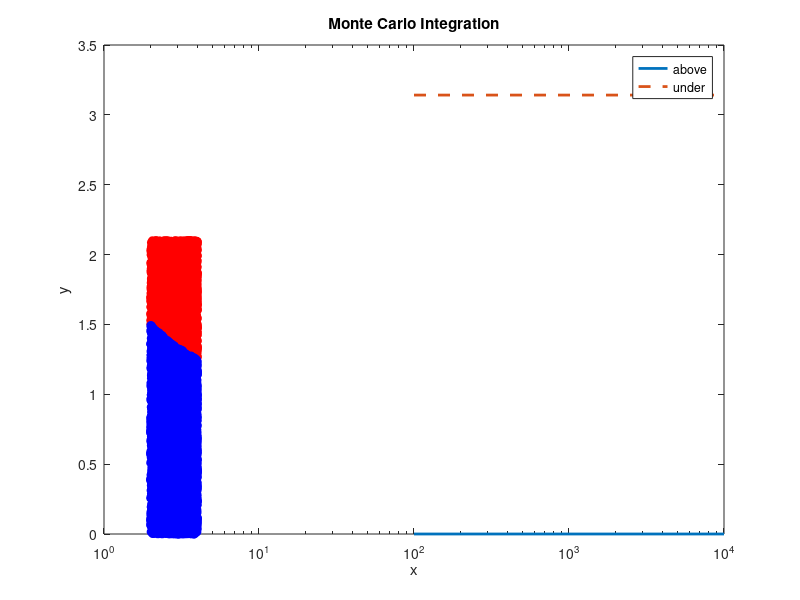

Recreate this plot in MATLAB.

clear,clc,close all,format compact
%% Question1
Ntrials = [100,1000,10000,10000];
PIs = zeros(length(Ntrials),1);
for i = 1:length(Ntrials)
    N = Ntrials(i);%No.of trials
    x = rand(N,1)*pi/2;
    y = rand(N,1)*1/2;
    p = mean(y<(0.5*sin(x)));
end

figure()
semilogx(Ntrials,PIs,'LineWidth',2)
hold on
plot(Ntrials,Ntrials*0+pi,'--','LineWidth',2)
xlabel('Trials')
title('\pi estimation by buffon needle simulation')

%% Question 2
% Equation to integrate over. Integral of this from a to b.
f = @(x) 1./x+1;

% Parameters
N = 10000;  % number of points to generate randomly
a = 2;      % integral lower x limit - manual
b = 4;      % integral upper x limit - manual
M = 1.4*max(f(linspace(a,b)));     % upper y bound = c*max y_value from equation

% Generate Dots
for i = 1:N
   
    % generate random pt
    x_val = rand(1)*(b-a) + a;
    y_val = rand(1)*M;
    
    % compare random against the curve
    fx = f(x_val);
    
    % logic statement
    if y_val < fx           % under the curve - blue
        under(i,1) = x_val;
        under(i,2) = y_val;
    else                    % above the curve - red
        above(i,1) = x_val;
        above(i,2) = y_val;
    end
end

% Filter out zeros
under2(:,1) = nonzeros(under(:,1));
under2(:,2) = nonzeros(under(:,2));
above2(:,1) = nonzeros(above(:,1));
above2(:,2) = nonzeros(above(:,2));

% Plotting
plot(above2(:,1),above2(:,2),'ro','MarkerFaceColor','r')
hold on
plot(under2(:,1),under2(:,2),'bo','MarkerFaceColor','b')
title('Monte Carlo Integration'), xlabel('x'), ylabel('y')
legend('above','under')

% Integral Calcs
MonteCarlo_Integral = length(under2) / N * (M*(b-a));
MATLAB_Integral = integral(f,a,b);
PercentError = abs(MATLAB_Integral - MonteCarlo_Integral)/MATLAB_Integral * 100;

%% Question 3


